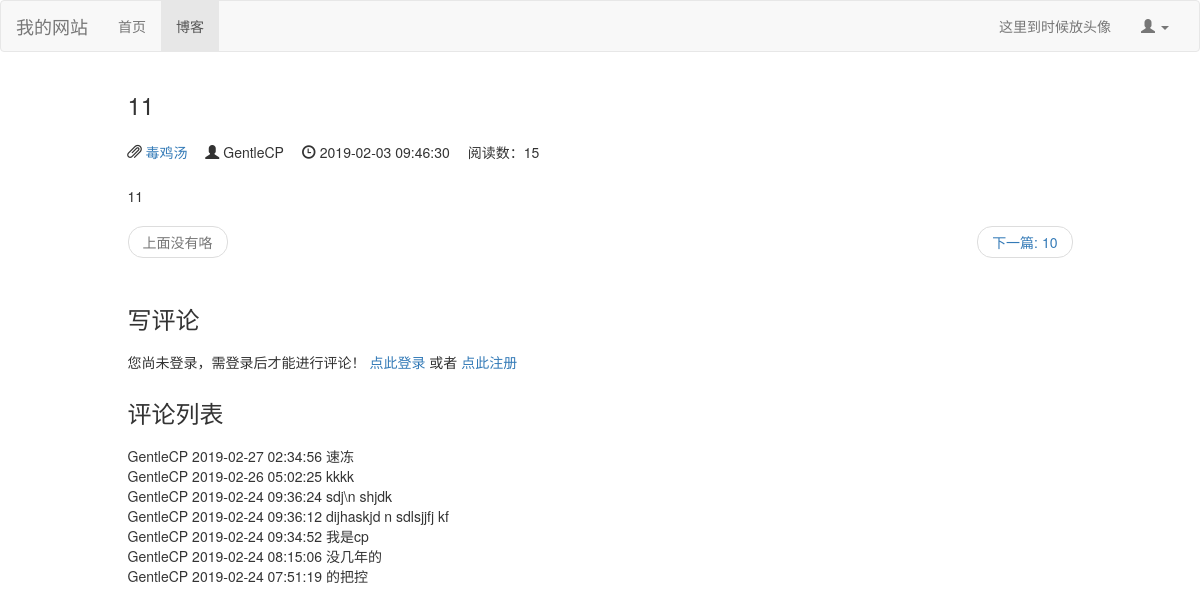
The app's page /blog/blog_detail/13 with its own data.
### blog/models.py (models this page shows, shortened)
class Blog(models.Model, ReadNumExtendMethod):
    title = models.CharField(max_length=40, verbose_name="标题")
    blog_type = models.ForeignKey(BlogType, on_delete=models.DO_NOTHING, verbose_name="博客类型")
    author = models.ForeignKey(User, on_delete=models.DO_NOTHING, verbose_name="作者")
    content = RichTextUploadingField(verbose_name="内容")
    created_time = models.DateTimeField(auto_now_add=True, verbose_name="创建时间")
    last_modified_time = models.DateTimeField(auto_now=True, verbose_name="上次修改时间")
    class Meta:
        ordering = ['-created_time', ]  # 这里让前端网页在对从request获取到的数据排序按照创建时间由新到旧

class BlogType(models.Model):
    type_name = models.CharField(max_length=30, verbose_name="博客类型")
    def __str__(self):
        return self.type_name

### read_statistic/models.py (models this page shows)
class ReadNum(models.Model):
    read_num = models.IntegerField(default=0)
    content_type = models.ForeignKey(ContentType,on_delete=models.DO_NOTHING) # 将ContentType绑定作为外键生成contenttype对象
    object_id = models.PositiveIntegerField() # 对象的id，确定了对象后根据id唯一定位对象
    content_object = GenericForeignKey('content_type','object_id') # 将上面两个合并成一个content对象
    def add_read_num(self):
        self.read_num += 1 # 添加一次阅读数量
        self.save()

### comment/models.py (models this page shows)
class Comment(models.Model):
    content_type = models.ForeignKey(ContentType, on_delete=models.DO_NOTHING)  # 将ContentType绑定作为外键生成contenttype对象
    object_id = models.PositiveIntegerField()  # 对象的id，确定了对象后根据id唯一定位对象
    content_object = GenericForeignKey('content_type', 'object_id')  # 将上面两个合并成一个content对象
    content = models.TextField(verbose_name='评论内容')
    user = models.ForeignKey(User,on_delete=models.DO_NOTHING, verbose_name='评论用户') # 评论用户
    created_time = models.DateTimeField(auto_now_add=True,verbose_name='评论时间')
    class Meta:
        ordering = ['-created_time', ]  # 这里让前端网页在对从request获取到的数据排序按照创建时间由新到旧

### blog/views.py (the view)
# urls.py: path('blog_detail/<int:blog_id>',views.get_blog_detail,name = "blog_detail"), # blog详细内容
def get_blog_detail(request, blog_id):
    context = {}
    current_blog = Blog.objects.get(id=blog_id)
    read_key = read_once(request,current_blog)
    blog_ct = ContentType.objects.get_for_model(current_blog)
    comments = Comment.objects.filter(content_type=blog_ct,object_id=current_blog.id)
    context['comments'] = comments # 将comments传送至前端
    context['comment_form'] = CommentForm(initial={'content_type':blog_ct.model,'object_id':blog_id})
    context['previous_blog'] = Blog.objects.filter(created_time__gt=current_blog.created_time).last()
    context['next_blog'] = Blog.objects.filter(created_time__lt=current_blog.created_time).first()
    context['blog'] = current_blog
    response = render(request,'blog_detail.html', context)
    response.set_cookie(read_key ,'true') # 设置cookie
    return response

### read_statistic/models.py (called while the page is built)
    def get_read_num(self):
        try:
            blog_ct = ContentType.objects.get_for_model(self)  # 获取到Blog对应的conttype对象
            readnum = ReadNum.objects.get(content_type=blog_ct, object_id=self.id)
            return readnum.read_num # 返回readnum对象的read_num字段
        except exceptions.ObjectDoesNotExist as e:
           return 0 # 还没有阅读过，返回0

    def add_read_num(self):
        self.read_num += 1  # 添加一次阅读数量
        self.save()

### read_statistic/utils.py (called while the page is built)
def read_once(request,obj):
    ct = ContentType.objects.get_for_model(obj)
    read_key = "%s_%s_read" % (ct.model,obj.id)
    if not request.COOKIES.get(read_key):
        readnum,created = ReadNum.objects.get_or_create(content_type=ct,object_id= obj.id) # 方法返回一个元组第二参数无用
        readnum.add_read_num() # 函数包含了保存操作
        today = timezone.now().date() # 获取现在时间的date部分，精确到日
        readdetail,created = ReadDetail.objects.get_or_create(content_type=ct,object_id=obj.id, read_date =today)
        readdetail.add_read_num()
    return read_key

### blog/templates/blog_detail.html (shortened to what this page needs)
{% extends 'base.html' %}
{% block nav_blog_active %}active{% endblock %}
{% load staticfiles %}
{% block head_extends %}
    <link rel="stylesheet" href="{% static 'css/blog.css' %}">
{% endblock %}
{% block content %}
    <div class="container">
        <div class="row">
            <div class="col-xs-10 col-xs-offset-1">
                <h3>{{ blog.title }}</h3>
                <ul class="blog-info-description">
                    <li> <span class="glyphicon glyphicon-paperclip"
                               aria-hidden="true"></span><a
                            href= {% url 'blog_with_type' blog.blog_type.id %}> {{ blog.blog_type }}</a></li>
                    <li> <span class="glyphicon glyphicon-user"
                               aria-hidden="true"></span> {{ blog.author }}</li>
                    <li> <span class="glyphicon glyphicon-time"
                               aria-hidden="true"></span> {{ blog.created_time|date:"Y-m-d h:i:s" }}</li>
                    <li> 阅读数：{{ blog.get_read_num }}</li>
                </ul>
                <div class="blog-content">
                    {{ blog.content | safe }}
                    <ul class="pager">
                        {% if previous_blog %}
                            <li class="previous"><a href= {% url 'blog_detail' previous_blog.id %}><span
                                    aria-hidden="true">上一篇: {{ previous_blog.title }}</span></a></li>
                        {% else %}
                            <li class="previous disabled"><span aria-hidden="true">上面没有咯</span></li>
                        {% endif %}
                        {% if next_blog %}
                            <li class="next"><a href= {% url 'blog_detail' next_blog.id %}><span
                                    aria-hidden="true">下一篇: {{ next_blog.title }}</span></a></li>
                        {% else %}
                            <li class="next disabled"><span aria-hidden="true">下面没有咯</span></li>
                        {% endif %}
                    </ul>
                </div>
            </div>
        </div>
        <div class="row">
            <div class="col-xs-10 col-xs-offset-1">
                <div class="comment-area">
                    <h3 class="comment-area-title"> 写评论 </h3>
                    {% if user.is_authenticated %}
                        <form class="form-signin" action="{% url 'submit_comment' %}" method="post"
                              style="overflow: hidden">
                            {% csrf_token %}
                            <label for="comment_id">{{ user.username }}</label>
                            {{ comment_form }}
                            <input type="submit" value="提交" class="btn btn-primary" style="float: right">
                        </form>
                        <p>{{ error_message }}</p>
                    {% else %}
                        您尚未登录，需登录后才能进行评论！
                        <a href="{% url 'login' %}?referer={{ request.get_full_path }}">点此登录</a>
                        <span> 或者 </span>
                        <a href="{% url 'register' %}?referer={{ request.get_full_path }}">点此注册</a>
                    {% endif %}
                </div>
                <div class="comment-area">
                    <h3 class="comment-area-title">评论列表</h3>
                    {% for comment in comments %}
                        <div>
                            {{ comment.user }}
                            {{ comment.created_time |date:"Y-m-d h:i:s" }}
                            {{ comment.content }}
                        </div>
                    {% endfor %}
                </div>
            </div>
        </div>
    </div>
{% endblock %}

### static/css/blog.css (style rules this page uses)
ul.blog-info-description { list-style-type: none; padding-left: 0em; padding-top: 1em; padding-bottom: 1em; }
ul.blog-info-description li { display: inline-block; margin-right: 1em; }
div.comment-area { margin-top: 2em; }
h3.comment-area-title { border-bottom: 1px #ccc; padding-bottom: 0.4em; }

### records on screen
Blog: title "11", blog_type "毒鸡汤", author "GentleCP", created_time "2019-02-03 09:46:30", get_read_num "15", content "11"
Blog: title "10"
Comment: user "GentleCP", created_time "2019-02-27 02:34:56", content "速冻"
Comment: user "GentleCP", created_time "2019-02-26 05:02:25", content "kkkk"
Comment: user "GentleCP", created_time "2019-02-24 09:36:24", content "sdj\\n shjdk"
Comment: user "GentleCP", created_time "2019-02-24 09:36:12", content "dijhaskjd n sdlsjjfj kf"
Comment: user "GentleCP", created_time "2019-02-24 09:34:52", content "我是cp"
Comment: user "GentleCP", created_time "2019-02-24 08:15:06", content "没几年的"
Comment: user "GentleCP", created_time "2019-02-24 07:51:19", content "的把控"
